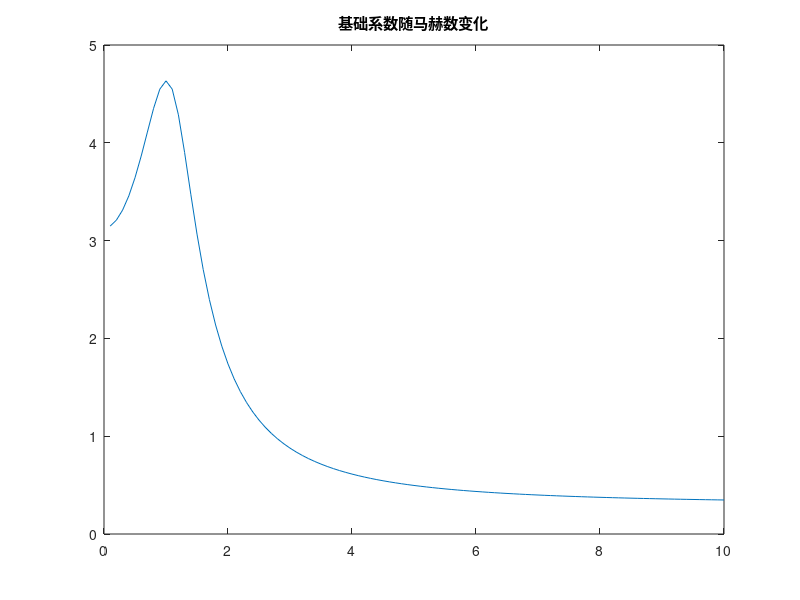

MATLAB code to generate this figure: (Note: this script raises an error after producing the figure.)
clear
clc
close all
i=1;

for Ma=[0.1:0.1:10]
    if Ma < 0.1
        Ma = 0.1;  % 避免除零
    end
    CN =0.3+ 0.6*Ma^2 ./ (1 + 0.8*Ma^4) + 4.0 ./ sqrt(1 + (Ma^2 - 1).^2);

    ma(i)=Ma;
    cn(i)=CN;
    i=i+1;
end
figure(1)
plot(ma,cn)
title('基础系数随马赫数变化')


rho = 0.8;

S=0.2;

beta=0;
cg_cf = 0.5;
dx = 0;
dy = 0;
dz = 0;
rudder_rate = 1;
j=1;
for Ma=[0.5 1.2 2 3 4]
    V = Ma*340;
    f=0.5*rho*V*V*S;
    CN = cn(j);
    CA0 = 0.03 + 0.0005 * Ma;
    k   = 0.8 + 0.0005 * Ma;
    i=1;
    for alpha=-30/57.3:0.01:30/57.3
        beta = 0;
        CD = -(CA0 + k * (alpha * alpha + beta * beta)) *f;
        CL = CN * alpha *f;
        CZ = -CN * beta *f;
        
        l = - CN*dx*cg_cf * 0.05;
        m = -CL*cg_cf - CN*dz*cg_cf*rudder_rate;
        n = CZ*cg_cf - CN*dy*cg_cf*rudder_rate;

        A(i) = alpha*57.3;
        L(i) = CL;
        D(i) = -CD;
        Z(i) = CZ;
        Cl(i) = l;
        Cm(i) = m;
        Cn(i) = n;
        i=i+1;
    end
    
    leg(j) = string(Ma);
    figure(2)
    plot(A,L./D)
    title('升阻比曲线')
    legend(leg)
    hold on
    figure(3)
    plot(A,L)
    title('升力系数曲线')
    legend(leg)
    hold on
    figure(4)
    plot(A,D)
    title('阻力系数曲线')
    legend(leg)
    hold on
    figure(5)
    plot(A,Z)
    title('侧力系数曲线')
    legend(leg)
    hold on
    figure(6)
    plot(A,Cl)
    title('滚转力矩系数曲线')
    legend(leg)
    hold on
    figure(7)
    plot(A,Cm)
    title('俯仰力矩系数曲线')
    legend(leg)
    hold on
    figure(8)
    plot(A,Cn)
    title('偏航力矩系数曲线')
    legend(leg)
    hold on
    
    j=j+1;
end
